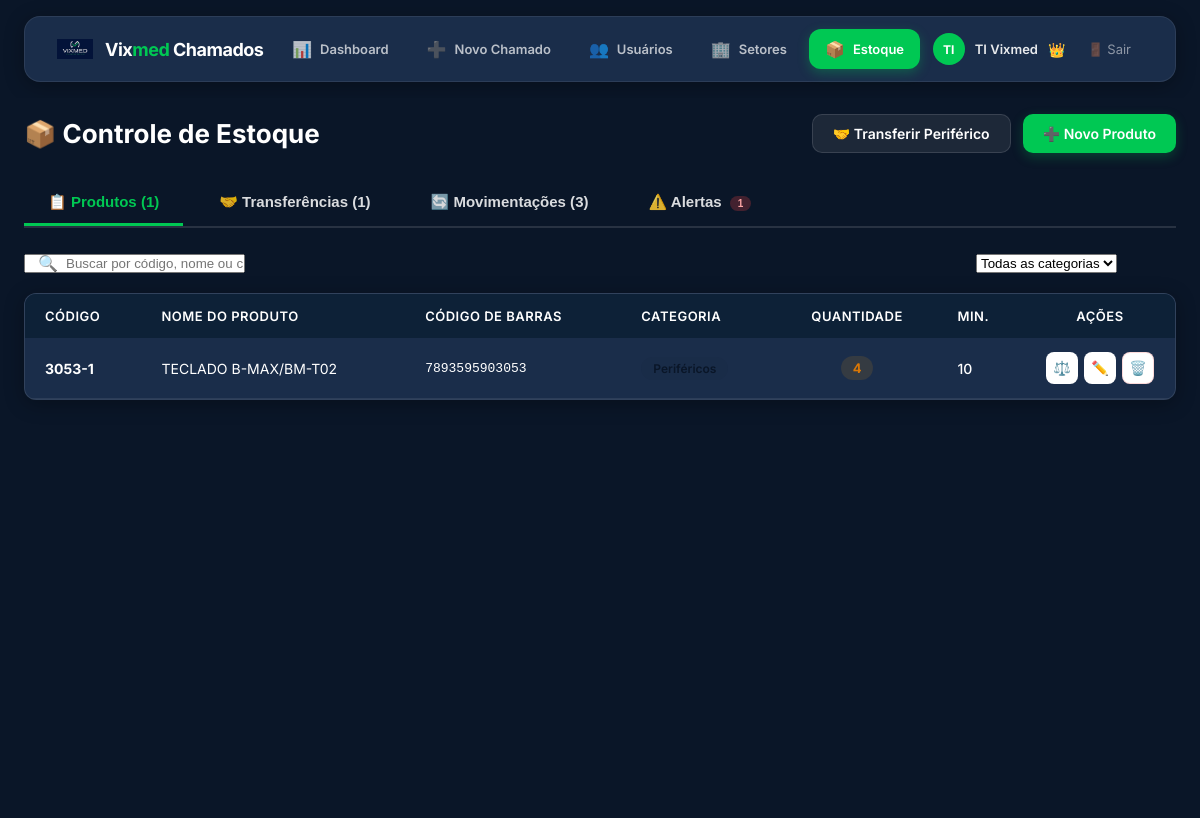
Page /gerenciar_estoque.php (signed in) on the committed database.
### tables this page shows
CREATE TABLE `produtos` (
  `id` int NOT NULL AUTO_INCREMENT,
  `codigo` varchar(50) NOT NULL,
  `nome` varchar(150) NOT NULL,
  `codigo_barras` varchar(100) DEFAULT NULL,
  `categoria` varchar(50) NOT NULL,
  `quantidade` int NOT NULL DEFAULT '0',
  `estoque_minimo` int NOT NULL DEFAULT '5',
  `criado_em` timestamp NULL DEFAULT CURRENT_TIMESTAMP,
  `atualizado_em` timestamp NULL DEFAULT CURRENT_TIMESTAMP ON UPDATE CURRENT_TIMESTAMP,
  PRIMARY KEY (`id`),
  UNIQUE KEY `codigo` (`codigo`)
);

### gerenciar_estoque.php (the view, shortened to what this page needs)
<?php
require_once "conexao.php";
$produtos = $pdo->query("SELECT * FROM produtos ORDER BY categoria, nome")->fetchAll(PDO::FETCH_ASSOC);
$sql_mov = "SELECT m.*, p.nome as produto_nome, p.codigo as produto_codigo, u.nome as usuario_nome, c.id as chamado_id
            FROM movimentacao_estoque m
            JOIN produtos p ON m.produto_id = p.id
            JOIN usuarios u ON m.usuario_id = u.id
            LEFT JOIN chamados c ON m.chamado_id = c.id
            ORDER BY m.criado_em DESC";
$movimentacoes = $pdo->query($sql_mov)->fetchAll(PDO::FETCH_ASSOC);
$sql_trans = "SELECT t.*, p.nome as produto_nome, p.codigo as produto_codigo, u_func.nome as funcionario_nome, u_func.email as funcionario_email, u_admin.nome as admin_nome
              FROM transferencias t
              JOIN produtos p ON t.produto_id = p.id
              JOIN usuarios u_func ON t.funcionario_id = u_func.id
              JOIN usuarios u_admin ON t.usuario_id = u_admin.id
              ORDER BY t.data_transferencia DESC";
$transferencias = $pdo->query($sql_trans)->fetchAll(PDO::FETCH_ASSOC);
$alertas = array_filter($produtos, fn($p) => $p['quantidade'] <= $p['estoque_minimo']);
?>
<!DOCTYPE html>
<html lang="pt-BR">
<head>
    <link rel="stylesheet" href="css/style.css">
</head>
<body>
<div class="app-container">
    <?php include 'sidebar.php'; ?>
    <div class="main-content">
        <div class="page-header">
            <h2>📦 Controle de Estoque</h2>
            <div style="display: flex; gap: 12px;">
                <button onclick="openModal('modalTransfer')" class="btn btn-secondary">🤝 Transferir Periférico</button>
                <button onclick="openModal('modalAddProduct')" class="btn btn-primary">➕ Novo Produto</button>
            </div>
        </div>
        <div class="tabs-header">
            <button class="tab-btn active" onclick="switchTab(event, 'tab-produtos')">📋 Produtos (<?= count($produtos) ?>)</button>
            <button class="tab-btn" onclick="switchTab(event, 'tab-transferencias')">🤝 Transferências (<?= count($transferencias) ?>)</button>
            <button class="tab-btn" onclick="switchTab(event, 'tab-movimentacoes')">🔄 Movimentações (<?= count($movimentacoes) ?>)</button>
            <button class="tab-btn" onclick="switchTab(event, 'tab-alertas')">
                ⚠️ Alertas
                <?php if (count($alertas) > 0): ?>
                    <span class="badge badge-alta" style="padding:2px 8px; font-size:10px; margin-left:4px;"><?= count($alertas) ?></span>
                <?php endif; ?>
            </button>
        </div>
        <div id="tab-produtos" class="tab-content active">
            <div class="filters-container">
                <div class="search-input-wrapper">
                    <span class="search-icon">🔍</span>
                    <input type="text" id="searchProduct" placeholder="Buscar por código, nome ou código de barras..." onkeyup="filterProducts()">
                </div>
                <div style="width: 200px;">
                    <select id="filterCategory" onchange="filterProducts()">
                        <option value="">Todas as categorias</option>
                    </select>
                </div>
            </div>
            <div class="table-container">
                <table id="productsTable">
                    <thead>
                        <tr>
                            <th>Código</th>
                            <th>Nome do Produto</th>
                            <th>Código de Barras</th>
                            <th>Categoria</th>
                            <th style="text-align: center;">Quantidade</th>
                            <th>Min.</th>
                            <th style="text-align: center; width: 150px;">Ações</th>
                        </tr>
                    </thead>
                    <tbody>
                    <?php foreach ($produtos as $p):
                        $statusClass = 'badge-normal';
                        if ($p['quantidade'] <= 0) {
                            $statusClass = 'badge-critico';
                        } elseif ($p['quantidade'] <= $p['estoque_minimo']) {
                            $statusClass = 'badge-baixo';
                        }
                    ?>
                        <tr class="product-row" data-codigo="<?= htmlspecialchars(strtolower($p['codigo'])) ?>" data-nome="<?= htmlspecialchars(strtolower($p['nome'])) ?>" data-barras="<?= htmlspecialchars(strtolower($p['codigo_barras'] ?? '')) ?>" data-categoria="<?= htmlspecialchars($p['categoria']) ?>">
                            <td><strong><?= htmlspecialchars($p['codigo']) ?></strong></td>
                            <td><?= htmlspecialchars($p['nome']) ?></td>
                            <td style="font-family: monospace; font-size: 13px; color: var(--cinza-texto);"><?= htmlspecialchars($p['codigo_barras'] ?: '—') ?></td>
                            <td><span class="badge" style="background: rgba(10, 22, 40, 0.05); color: var(--azul-escuro);"><?= htmlspecialchars($p['categoria']) ?></span></td>
                            <td style="text-align: center;">
                                <span class="badge badge-estoque <?= $statusClass ?>">
                                    <?= $p['quantidade'] ?>
                                </span>
                            </td>
                            <td style="color: var(--cinza-texto); font-weight: 500;"><?= $p['estoque_minimo'] ?></td>
                            <td style="text-align: center;">
                                <div style="display: flex; gap: 6px; justify-content: center;">
                                    <button onclick="openAdjustStock(<?= $p['id'] ?>, '<?= htmlspecialchars($p['nome']) ?>')" class="btn-action" title="Movimentar estoque">⚖️</button>
                                    <button onclick="openEditProduct(<?= htmlspecialchars(json_encode($p)) ?>)" class="btn-action" title="Editar produto">✏️</button>
                                    <form method="POST" style="display:inline;" onsubmit="return confirm('Deseja realmente excluir este produto? Isso também apagará o histórico de movimentações dele.')">
                                        <button type="submit" class="btn-action" style="color: var(--vermelho); border-color: rgba(239, 68, 68, 0.2);" title="Excluir">🗑️</button>
                                    </form>
                                </div>
                            </td>
                        </tr>
                    <?php endforeach; ?>
                    </tbody>
                </table>
            </div>
        </div>
    </div>
</div>
</body>
</html>

### css/style.css (style rules this page uses)
:root { --azul-escuro: #0a1628; --azul-medio: #1a2d4a; --azul-claro: #243b5e; --verde: #00c853; --verde-hover: #00a844; --verde-suave: rgba(0, 200, 83, 0.1); --branco: #ffffff; --cinza-fundo: #0e1d33; --cinza-borda: rgba(255, 255, 255, 0.12); --cinza-texto: rgba(255, 255, 255, 0.85); --texto-escuro: #ffffff; --vermelho: #ef4444; --amarelo: #f59e0b; --sombra: 0 4px 24px rgba(0, 0, 0, 0.25); --sombra-hover: 0 8px 32px rgba(0, 0, 0, 0.35); --radius: 12px; --transition: all 0.3s cubic-bezier(0.4, 0, 0.2, 1); }
* { margin: 0; padding: 0; box-sizing: border-box; }
body { font-family: 'Inter', sans-serif; background: var(--azul-escuro); color: var(--branco); min-height: 100vh; }
.app-container { display: flex !important; flex-direction: column !important; width: 100% !important; min-height: 100vh !important; background: var(--azul-escuro) !important; }
.main-content { flex: 1; padding: 0 32px 32px; max-width: 1400px; margin: 0 auto; width: 100%; min-height: calc(100vh - 80px); transition: var(--transition); background: var(--azul-escuro); }
.page-header { display: flex; align-items: center; justify-content: space-between; margin-bottom: 28px; }
.page-header h2 { font-size: 26px; font-weight: 700; color: var(--branco); }
.btn { display: inline-flex; align-items: center; gap: 8px; padding: 10px 20px; border: none; border-radius: 10px; font-family: 'Inter', sans-serif; font-size: 14px; font-weight: 600; cursor: pointer; transition: var(--transition); text-decoration: none; }
.btn-primary { background: var(--verde); color: var(--branco); box-shadow: 0 4px 12px rgba(0, 200, 83, 0.25); }
.btn-secondary { background: rgba(255, 255, 255, 0.08); color: var(--branco); border: 1px solid rgba(255, 255, 255, 0.12); }
.badge { display: inline-block; padding: 4px 12px; border-radius: 20px; font-size: 12px; font-weight: 600; text-transform: capitalize; }
.badge-alta { background: rgba(239, 68, 68, 0.18); color: #fca5a5; }
.table-container { background: rgba(255, 255, 255, 0.06); backdrop-filter: blur(12px); -webkit-backdrop-filter: blur(12px); border: 1px solid rgba(255, 255, 255, 0.08); border-radius: var(--radius); box-shadow: var(--sombra); overflow: hidden; }
.table-container table { width: 100%; border-collapse: collapse; }
.table-container th { background: var(--azul-escuro); color: var(--branco); padding: 14px 20px; text-align: left; font-size: 13px; font-weight: 600; text-transform: uppercase; letter-spacing: 0.5px; }
.table-container td { padding: 14px 20px; border-bottom: 1px solid rgba(255, 255, 255, 0.06); font-size: 14px; color: rgba(255, 255, 255, 0.85); }
.table-container tr:last-child td { border-bottom: none; }
body, .main-content, .app-container { background-color: #0a1628 !important; color: #ffffff !important; }
.page-header h2, .page-header h3, .page-header h1, h1, h2, h3, h4, h5, h6 { color: #ffffff !important; }
.card, .stat-card, .table-container, .bi-card, .chat-container { background-color: #1a2d4a !important; border: 1px solid rgba(255, 255, 255, 0.1) !important; box-shadow: 0 4px 20px rgba(0, 0, 0, 0.3) !important; color: #ffffff !important; }
.table-container th { background-color: #0d2137 !important; color: #ffffff !important; }
.table-container td { color: #ffffff !important; border-bottom: 1px solid rgba(255, 255, 255, 0.08) !important; }
.badge-alta { background: rgba(239, 68, 68, 0.25) !important; color: #fca5a5 !important; }

### sidebar.php (style rules this page uses)
.app-container { display: flex !important; flex-direction: column !important; width: 100% !important; min-height: 100vh !important; margin: 0 !important; padding: 0 !important; box-sizing: border-box !important; background: #0a1628 !important; }
.main-content { flex: 1 !important; width: 100% !important; max-width: 1400px !important; margin: 0 auto !important; padding: 16px 24px 32px !important; box-sizing: border-box !important; background: #0a1628 !important; }

### rows in the picture
produtos: count($alertas) "1", codigo "3053-1", nome "TECLADO B-MAX/BM-T02", codigo_barras "7893595903053", categoria "Periféricos", quantidade "4", estoque_minimo "10"

### other values in the picture
$iniciais "TI"
$nome "TI Vixmed"
count($produtos) "1"
count($transferencias) "1"
count($movimentacoes) "3"
